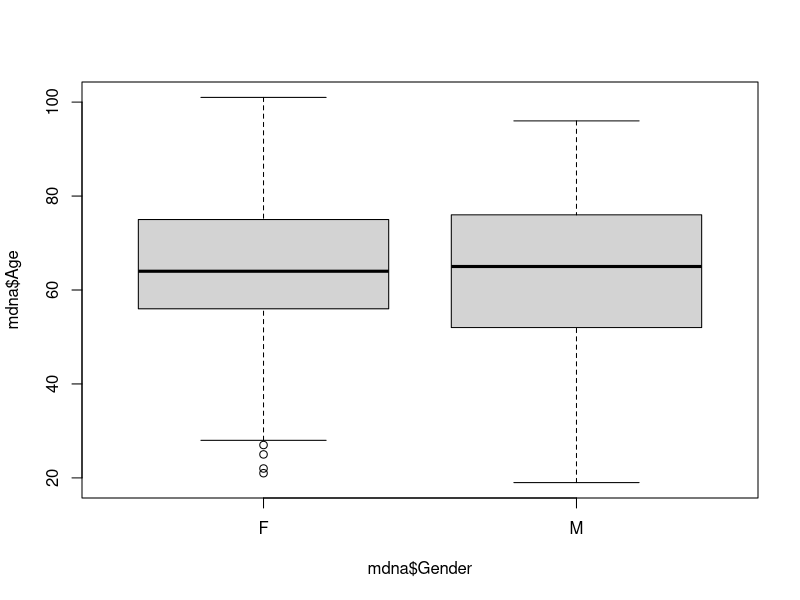
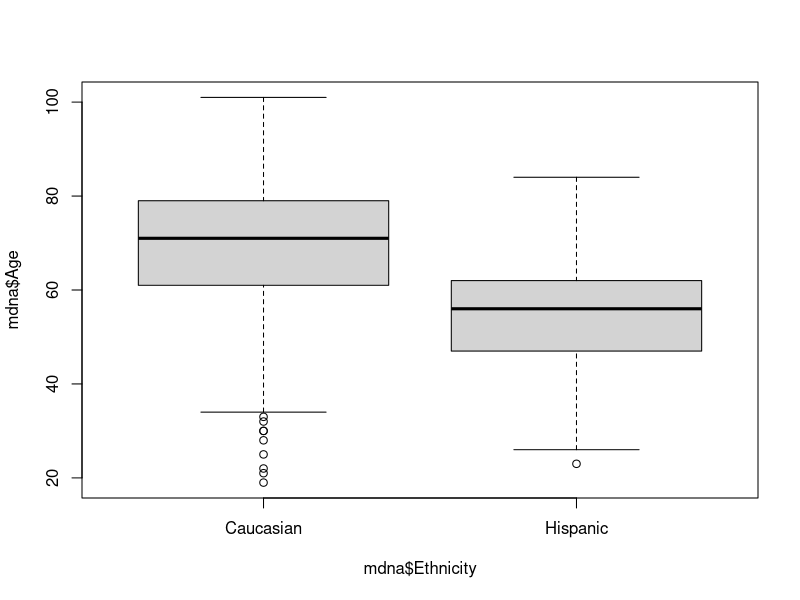
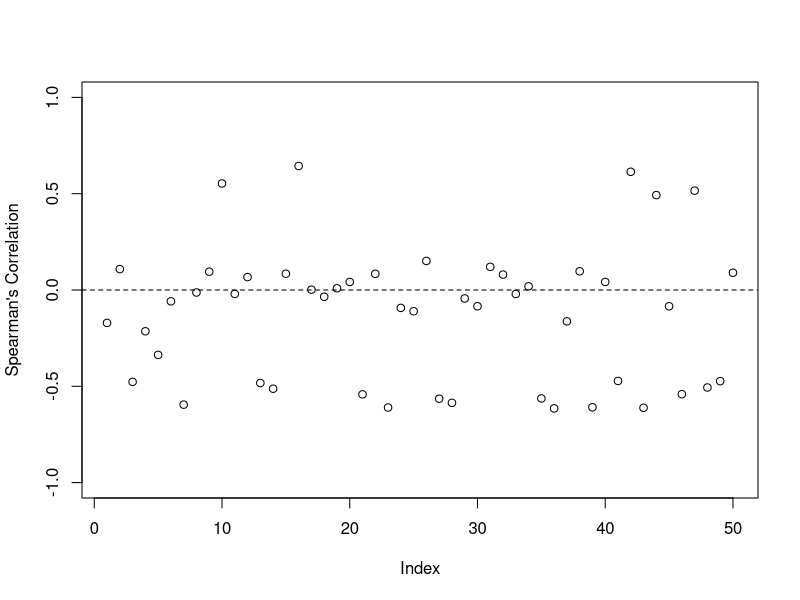
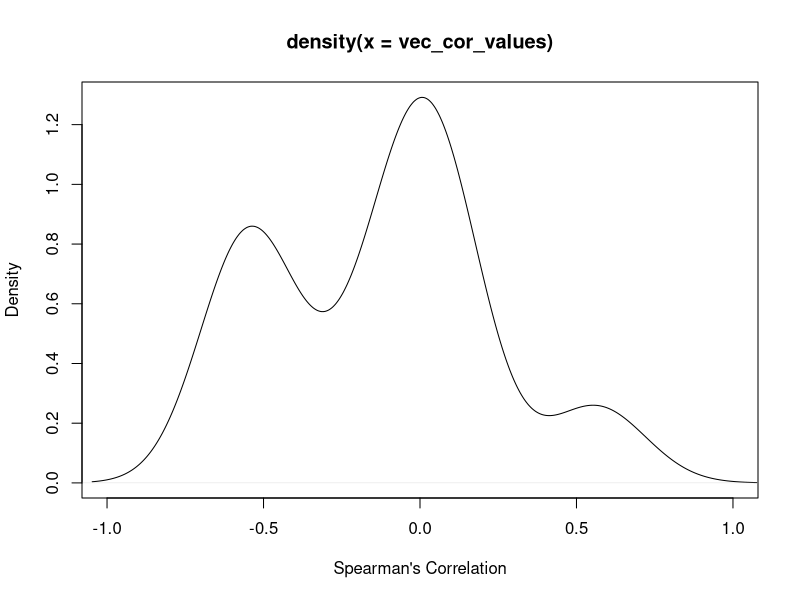

The R source for these figures, in order:
## ---- chunk 1
knitr::opts_chunk$set(echo = TRUE,
                      warning = TRUE,
                      message = TRUE, 
                      fig.align = "center",
                      fig.asp = 0.618,
                      fig.width = 10,
                      dpi = 200, 
                      out.width = "75%")
## ---- chunk 2
library(here)       # easy directory management, as here("YOUR/FILE/PATH")
library(data.table) # fast data wrangling
library(magrittr)   # use of pipe operator `%>%`
library(ggplot2)    # graphics
library(nortest)    # normality assessment test
## ---- chunk 3
# base R
mdna <- read.csv(here("data/methDNA_data_Hannun_etal_2013.csv"), header = TRUE)

# alternative: using data.table's fread()
# mdna <- fread(here("data/methDNA_data_Hannun_etal_2013.csv"), header = TRUE)
## ---- chunk 4
# look at first 8 cols from the data
head(mdna[, 1:8])
## ---- chunk 5
# get a vector with all column names with their pattern starting with "cg" (i.e., the names of all CpG probes)
vec_probe <- grep("^cg", colnames(mdna), value = TRUE)
## ---- chunk 6
# Look through the group categories
table(mdna$Gender)
table(mdna$Ethnicity)

# gender and ethnicity
table(mdna$Ethnicity, mdna$Gender)

# proportions
round(prop.table(table(mdna$Ethnicity, mdna$Gender), margin = 2), 2)
round(prop.table(table(mdna$Ethnicity, mdna$Gender), margin = 1), 2)

# Pearson's Chi-squared test
chisq.test(table(mdna$Gender, mdna$Ethnicity))
## ---- chunk 7
# Gender and Age
boxplot(mdna$Age ~ mdna$Gender)

quantile(subset(mdna, Gender == "F")$Age)
quantile(subset(mdna, Gender == "M")$Age)

# Mann-Whitney U test
wilcox.test(mdna$Age ~ mdna$Gender)
## ---- chunk 8
# ggplot2 alternatives

# boxplot:
# ggplot(mdna, aes(x = Gender, y = Age)) +
#   geom_boxplot()

# density plot:
# ggplot(mdna, aes(Age, fill = Gender)) +
#   geom_density(alpha = 0.5)
## ---- chunk 9
# Ethnicity and Age
boxplot(mdna$Age ~ mdna$Ethnicity)

quantile(subset(mdna, Ethnicity == "Caucasian")$Age)
quantile(subset(mdna, Ethnicity == "Hispanic")$Age)

# Mann-Whitney U test
wilcox.test(mdna$Age ~ mdna$Ethnicity)
## ---- chunk 10
# ggplot2 alternatives

# boxplot:
# ggplot(mdna, aes(x = Ethnicity, y = Age)) +
#   geom_boxplot()

# density plot:
# ggplot(mdna, aes(Age, fill = Ethnicity)) +
#   geom_density(alpha = 0.5)
## ---- chunk 11
# base summary
summary(mdna[, vec_probe])

# limits of all CpG values
range(apply(mdna[, vec_probe], 2, min), 
      apply(mdna[, vec_probe], 2, max))
## ---- chunk 12
# try: 

# plot(apply(mdna[, vec_probe], 2, min), ylim = c(0, 1), pch = 16, col = 2, type = "l")
# lines(apply(mdna[, vec_probe], 2, max), pch = 16, col = 3)
## ---- chunk 13
# function for the log-odds transformation
logodds_trans <- function(p) log(p / (1 - p))
## ---- chunk 14
# transform the percentage values into log-odds
probe_logodds <- apply(mdna[, vec_probe], 2, logodds_trans)

# create data frame to work with
mdna_logodds <- data.frame(mdna[, 1:4], probe_logodds)
## ---- chunk 15
# CpG probes correlation with Age
vec_cor_values <- sapply(seq(vec_probe), function(x) cor(mdna_logodds$Age, mdna_logodds[, vec_probe[x]], method = "spearman"))

# look at the correlation values between each probe and Age
plot(vec_cor_values, ylim = c(-1, 1), ylab = "Spearman's Correlation")
abline(h = 0, lty = 2)

# density plot
plot(density(vec_cor_values), xlab = "Spearman's Correlation", xlim = c(-1, 1))

# save the CpG probes ordered by their absolute correlation value
vec_probe_cor <- vec_probe[order(abs(vec_cor_values), decreasing = TRUE)]
## ---- chunk 16
# CpG: cg17568996


# linear regression: formula as Y ~ x
# fit1 <- lm(___, data = mdna_logodds)


# look at the models' summary
# summary(___)
## ---- chunk 17
# residual analysis
# ___


# density plot
# plot(density(___))


# Q-Q plot
# qqnorm(___)
# qqline(___)
## ---- chunk 18
# proposal 1: Shapiro-Wilk normality test
# ___


# proposal 2: Lilliefors (Kolmogorov-Smirnov) normality test
# nortest::lillie.test(___)
## ---- chunk 19
# pred_fit1 <- ___


# look at the fitted results
# ___
## ---- chunk 20
# vector with percentages of interest
methylation_interest <- c(0.1, 0.25, 0.5, 0.75, 0.9)
# don't forget to transform the data!


# predictions_fit1 <- ___
## ---- chunk 21
# CpG probe: cg22736354

# linear regression
# fit2 <- ___


# summary
# ___
## ---- chunk 22
# residuals analysis
# ___
## ---- chunk 23
# pred_fit2 <- ___


# fitted results
# ___
## ---- chunk 24
# predictions_fit2 <- ___
## ---- chunk 25
# try:

# par(mfrow = c(1, 2))
# plot(mdna_logodds$Age, predict(fit1), xlim = c(0, 100), ylim = c(0, 100), xlab = "Age, years", ylab = "Fitted age, fit1")
# abline(lm(predict(fit1) ~ mdna_logodds$Age))
# abline(0,1, lty = 2, col = "gray55")
# plot(mdna_logodds$Age, predict(fit2), xlim = c(0, 100), ylim = c(0, 100), xlab = "Age, years", ylab = "Fitted age, fit2")
# abline(lm(predict(fit2) ~ mdna_logodds$Age))
# abline(0,1, lty = 2, col = "gray55")
# par(mfrow = c(1, 1))
## ---- chunk 26
# CpG: cg22736354


# define gender as a factor with "female" as reference
mdna_logodds$Gender <- relevel(factor(mdna_logodds$Gender), ref = "F")


# fit the model
# fit2_g <- ___


# summary
# ___

## ---- chunk 27
# assessing normality of residuals
# ___
## ---- chunk 28
# predictions for age in each gender
# pred_g_female <- ___
# pred_g_male <- ___
## ---- chunk 29
# CpG: cg22736354


# define gender as a factor with the caucasian group as reference level
mdna_logodds$Ethnicity <- relevel(factor(mdna_logodds$Ethnicity), ref = "Caucasian")


# fit the model
# fit2_e <- ___


# summary
# ___

## ---- chunk 30
# assessing normality of residuals
# ___
## ---- chunk 31
# predictions for age in europeans and mexicans
# pred_e_cauc <- ___
# pred_e_hisp <- ___
## ---- chunk 32
# try:

# plot(mdna_logodds$Age, predict(fit2_e), xlim = c(0, 100), ylim = c(0, 100), col = mdna_logodds$Ethnicity, pch = 16)
# abline(lm(predict(fit2_e) ~ mdna_logodds$Age))
# abline(0,1, lty = 2)

# plot(mdna_logodds$Age, predict(fit2_e), xlim = c(0, 100), ylim = c(0, 100), col = mdna_logodds$Ethnicity, pch = 16)
# abline(0,1, lty = 2)
# abline(lm(pred_e_cauc ~ mdna_logodds$Age), lwd = 3, col = 1)
# abline(lm(pred_e_hisp ~ mdna_logodds$Age), lwd = 3, col = 2)
## ---- chunk 33
# adding ethnicity interaction
# fit3 <- ___


# summary
# ___
## ---- chunk 34
# predictions for age in the two groups
# ___
## ---- chunk 35
# run a simple linear model on every CpG probe available


# define empty data frame
# simple_lm <- data.frame()


# run for loop
# for(i in seq(vec_probe)) {
#   
#   # define formula to use
#   fit_formula <- as.formula(paste0("Age ~ ", vec_probe[i]))
#   # fit linear model
#   fit <- lm(fit_formula, data = mdna_logodds)
#   # model summary
#   fit_summary <- summary(fit)
#   
#   # create a simple data frame with information about the model
#   out <- data.frame(coef = vec_probe[i], 
#                     estimate = fit_summary$coefficients[2,1], 
#                     estimate_p = fit_summary$coefficients[2,4], 
#                     r_rquared = fit_summary$r.squared,
#                     r_rquared_adj = fit_summary$adj.r.squared,
#                     aic = AIC(fit),
#                     bic = BIC(fit)
#                     )
#   
#   # join rows of each model in output
#   simple_lm <- rbind(simple_lm, out)
# }
